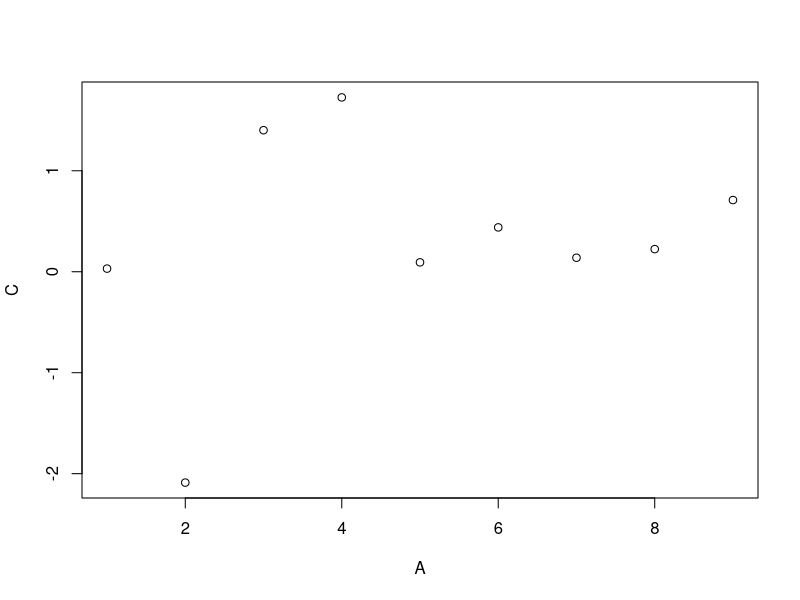

Here is the R script that generated this plot:
setwd("c:/FCD/BigData/RAzure/CAP07")
getwd()
#Instalando os pacotes
install.packages("data.table")
library(data.table)
#Criando 2 vetores
vec1 <- c(1,2,3,4)
vec2 <- c("vermelho","verde","amarelo","azul")
#Criando uma data table
dt1 <- data.table(vec1,vec2)
dt1
class(dt1)
#Slicing data table
dt2 <- data.table(A = 1:9, B = c("Z","W","Q"), C = rnorm(9), D = TRUE)
dt2
dt2[3:5,]
dt2[,.(B,C)]
#Aplicando função ao data.table
dt2[, . (Total = sum(A),Mean = mean(C))]
dt2[,plot(A,C)]
dt2[,.(Mysum = sum(A)), by = .(Grp = A%%2)]
#Definido valores por grupos
dt3 <- data.table(B = c("a","b","c","d","e","a","b","c","d","e"),
                  val = as.integer(c(6:10,1:5)))
dt3
#Operações com data tables
dt4 <- data.table(A = rep(letters[2:1],each = 4L),
                  B = rep(1:4, each = 2L),
                  C = sample(8)
)
new_dt4 <- dt4[, sum(C), by = A]
class(new_dt4)
new_dt4[order(A)]

new_dt4 <- dt4[, sum(B), by = A][order(A)]
new_dt4

#iris
dt5 <- as.data.table(iris)
dt5
dt5[, .(Sepal.Length = median(Sepal.Length),
        Sepal.Width = median(Sepal.Width),
        Petal.Length = median(Petal.Length),
        Petal.Width = median(Petal.Width)
        ),by = Species]
#O parametro .SD significa Sabset Data e um subset é criado 
#Com a função lapplay, criamos um loop aplicando uma função
dt5[, lapply(.SD,median), by = Species]
?.SD
